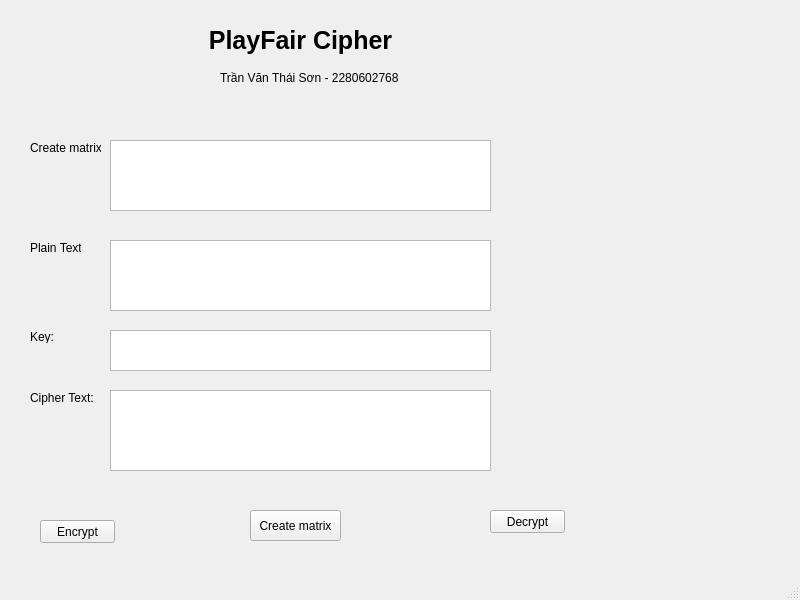
<?xml version="1.0" encoding="UTF-8"?>
<ui version="4.0">
 <class>MainWindow</class>
 <widget class="QMainWindow" name="MainWindow">
  <property name="geometry">
   <rect>
    <x>0</x>
    <y>0</y>
    <width>800</width>
    <height>600</height>
   </rect>
  </property>
  <property name="windowTitle">
   <string>MainWindow</string>
  </property>
  <widget class="QWidget" name="centralwidget">
   <widget class="QLabel" name="label_3">
    <property name="geometry">
     <rect>
      <x>30</x>
      <y>330</y>
      <width>47</width>
      <height>13</height>
     </rect>
    </property>
    <property name="text">
     <string>Key:</string>
    </property>
   </widget>
   <widget class="QTextEdit" name="txt_plain_text">
    <property name="geometry">
     <rect>
      <x>110</x>
      <y>240</y>
      <width>381</width>
      <height>71</height>
     </rect>
    </property>
   </widget>
   <widget class="QPushButton" name="btn_encrypt_">
    <property name="geometry">
     <rect>
      <x>40</x>
      <y>520</y>
      <width>75</width>
      <height>23</height>
     </rect>
    </property>
    <property name="text">
     <string>Encrypt</string>
    </property>
   </widget>
   <widget class="QTextEdit" name="txt_cipher_text">
    <property name="geometry">
     <rect>
      <x>110</x>
      <y>390</y>
      <width>381</width>
      <height>81</height>
     </rect>
    </property>
   </widget>
   <widget class="QLabel" name="label_5">
    <property name="geometry">
     <rect>
      <x>220</x>
      <y>70</y>
      <width>201</width>
      <height>16</height>
     </rect>
    </property>
    <property name="text">
     <string>Trần Văn Thái Sơn - 2280602768</string>
    </property>
   </widget>
   <widget class="QLabel" name="label_2">
    <property name="geometry">
     <rect>
      <x>30</x>
      <y>240</y>
      <width>51</width>
      <height>16</height>
     </rect>
    </property>
    <property name="text">
     <string>Plain Text:</string>
    </property>
   </widget>
   <widget class="QLabel" name="label">
    <property name="geometry">
     <rect>
      <x>200</x>
      <y>20</y>
      <width>201</width>
      <height>41</height>
     </rect>
    </property>
    <property name="font">
     <font>
      <pointsize>19</pointsize>
      <weight>75</weight>
      <bold>true</bold>
     </font>
    </property>
    <property name="text">
     <string>&lt;html&gt;&lt;head/&gt;&lt;body&gt;&lt;p align=&quot;center&quot;&gt;PlayFair Cipher&lt;/p&gt;&lt;/body&gt;&lt;/html&gt;</string>
    </property>
   </widget>
   <widget class="QPushButton" name="btn_decrypt">
    <property name="geometry">
     <rect>
      <x>490</x>
      <y>510</y>
      <width>75</width>
      <height>23</height>
     </rect>
    </property>
    <property name="text">
     <string>Decrypt</string>
    </property>
   </widget>
   <widget class="QLabel" name="label_4">
    <property name="geometry">
     <rect>
      <x>30</x>
      <y>390</y>
      <width>71</width>
      <height>16</height>
     </rect>
    </property>
    <property name="text">
     <string>Cipher Text:</string>
    </property>
   </widget>
   <widget class="QTextEdit" name="txt_key">
    <property name="geometry">
     <rect>
      <x>110</x>
      <y>330</y>
      <width>381</width>
      <height>41</height>
     </rect>
    </property>
   </widget>
   <widget class="QTextEdit" name="matrix">
    <property name="geometry">
     <rect>
      <x>110</x>
      <y>140</y>
      <width>381</width>
      <height>71</height>
     </rect>
    </property>
   </widget>
   <widget class="QLabel" name="label_6">
    <property name="geometry">
     <rect>
      <x>30</x>
      <y>140</y>
      <width>71</width>
      <height>16</height>
     </rect>
    </property>
    <property name="text">
     <string>Create matrix</string>
    </property>
   </widget>
   <widget class="QPushButton" name="btn_create">
    <property name="geometry">
     <rect>
      <x>250</x>
      <y>510</y>
      <width>91</width>
      <height>31</height>
     </rect>
    </property>
    <property name="text">
     <string>Create matrix</string>
    </property>
   </widget>
  </widget>
  <widget class="QMenuBar" name="menubar">
   <property name="geometry">
    <rect>
     <x>0</x>
     <y>0</y>
     <width>800</width>
     <height>21</height>
    </rect>
   </property>
  </widget>
  <widget class="QStatusBar" name="statusbar"/>
 </widget>
 <resources/>
 <connections/>
</ui>
